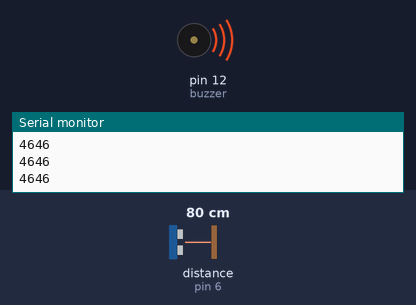
The sketch below on a simulated Arduino Uno, built with avr-gcc and run on an emulated ATmega328P. Parts: buzzer (waves = sounding), the last lines printed to the serial monitor. Wiring (inferred from the names in the program): ultrasonic range finder: trigger pin 2; echo pin 6. The inputs (shaded band) are chosen by the test bench; at power-on: distance to the obstacle (sensor on pin 6) 80 cm. The echo pulse lasts 58.3 µs per cm.

Above: at 1.2 s.
1.3 s: distance to the obstacle (sensor on pin 6) set to 23 cm
At 1.9 s:
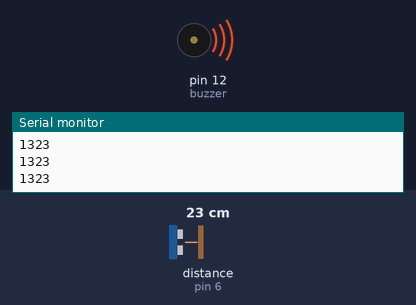
2.8 s: distance to the obstacle (sensor on pin 6) set to 18 cm
At 3.4 s:
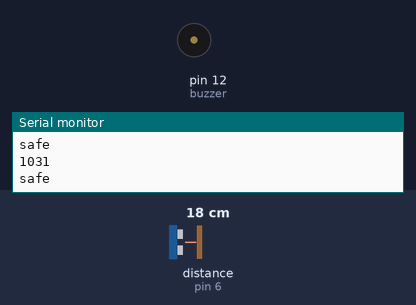
4.3 s: distance to the obstacle (sensor on pin 6) set to 35 cm
At 5.0 s:
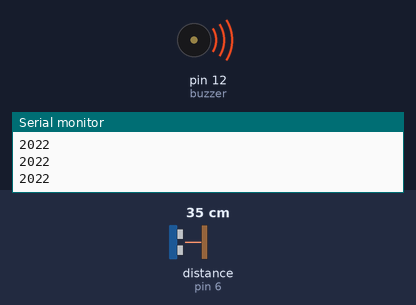
5.8 s: distance to the obstacle (sensor on pin 6) set to 4 cm
At 6.8 s:
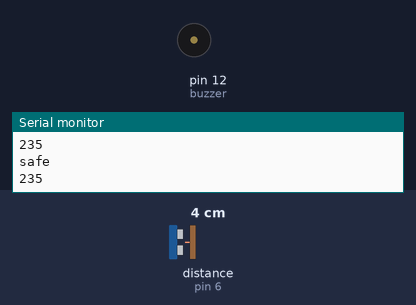
Timing chart, 0 to 8.3 s (numbered marks = the images above; inputs shaded):
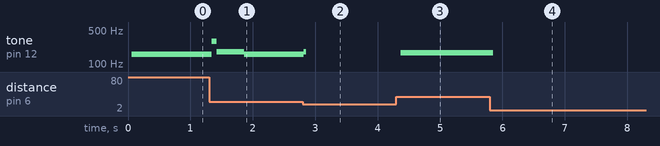

Measured:
- the behaviour switches between 21 and 20 cm on distance to the obstacle (sensor on pin 6) (found by bisection; images 1 and 2)
- after the input at 1.3 s, tone on pin 12 (buzzer): 158 Hz → 293 Hz at once, → 177 Hz 0.08 s later, → 160 Hz 0.44 s later
- after the input at 2.8 s, tone on pin 12 (buzzer): 160 Hz → 180 Hz at once, → silent 0.04 s later
- after the input at 4.3 s, tone on pin 12 (buzzer): silent → 170 Hz after 0.07 s
- after the input at 5.8 s, tone on pin 12 (buzzer): 170 Hz → silent after 0.05 s

The sketch:

hc-sr04.ino
```cpp
int buzzer = 12;
int echo = 6;
int trig = 2;


int time = 50;
int buzzerTime = 50;
int buzzerFreq = 140;
int microsec = 700;

int distanceControl(int safeZone){

  long travelTime;
  long distance;

  digitalWrite(trig,LOW);
  delayMicroseconds(10);
  digitalWrite(trig,HIGH);
  delayMicroseconds(10);
  digitalWrite(trig,LOW);


  travelTime = pulseIn(echo,HIGH);
  distance = travelTime / 58.2;
  Serial.println(travelTime);

  if(distance < safeZone) return 0;
  return 1;
  delay(time);


}

void alarm(){
  digitalWrite(buzzer, HIGH);
  delayMicroseconds(microsec);
  digitalWrite(buzzer, LOW);
  delayMicroseconds(microsec);
}

 void safe(){
   Serial.println("safe");
 }

void setup() {
  // put your setup code here, to run once:
  Serial.begin(9600);
  pinMode(trig, OUTPUT);
  pinMode(echo, INPUT);
  pinMode(buzzer, OUTPUT);

}

void loop() {
  // put your main code here, to run repeatedly:
  int isTaken = distanceControl(20);

  isTaken ? alarm() : safe();

}
```
